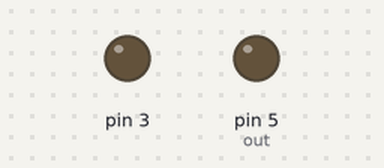
Bench run of a sketch on a simulated Arduino Uno, built with avr-gcc and run on an emulated ATmega328P. On the bench: output pins drawn as LEDs (lit = HIGH).

Above: at 0.15 s.
Timing chart, 0 to 40.0 s (numbered marks = the images above):
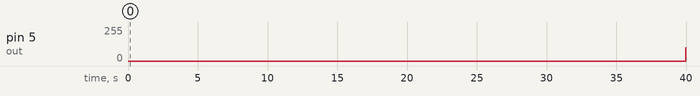

The sketch:

Vijay.ino
```cpp
#define out 5
 int i=0;

void setup() {

  pinMode(3, OUTPUT);
}

void loop() {

 for(i=0;i<255;i++)
 {
 analogWrite(out, i);
 delay(5);
 }

 for(i=250;i>0;i--)
 {
 analogWrite(out, i);
 delay(5);
 }

}
```

Measured:
- by itself, pin 5 (out): 0/255 → 100/255 at 40.0 s
